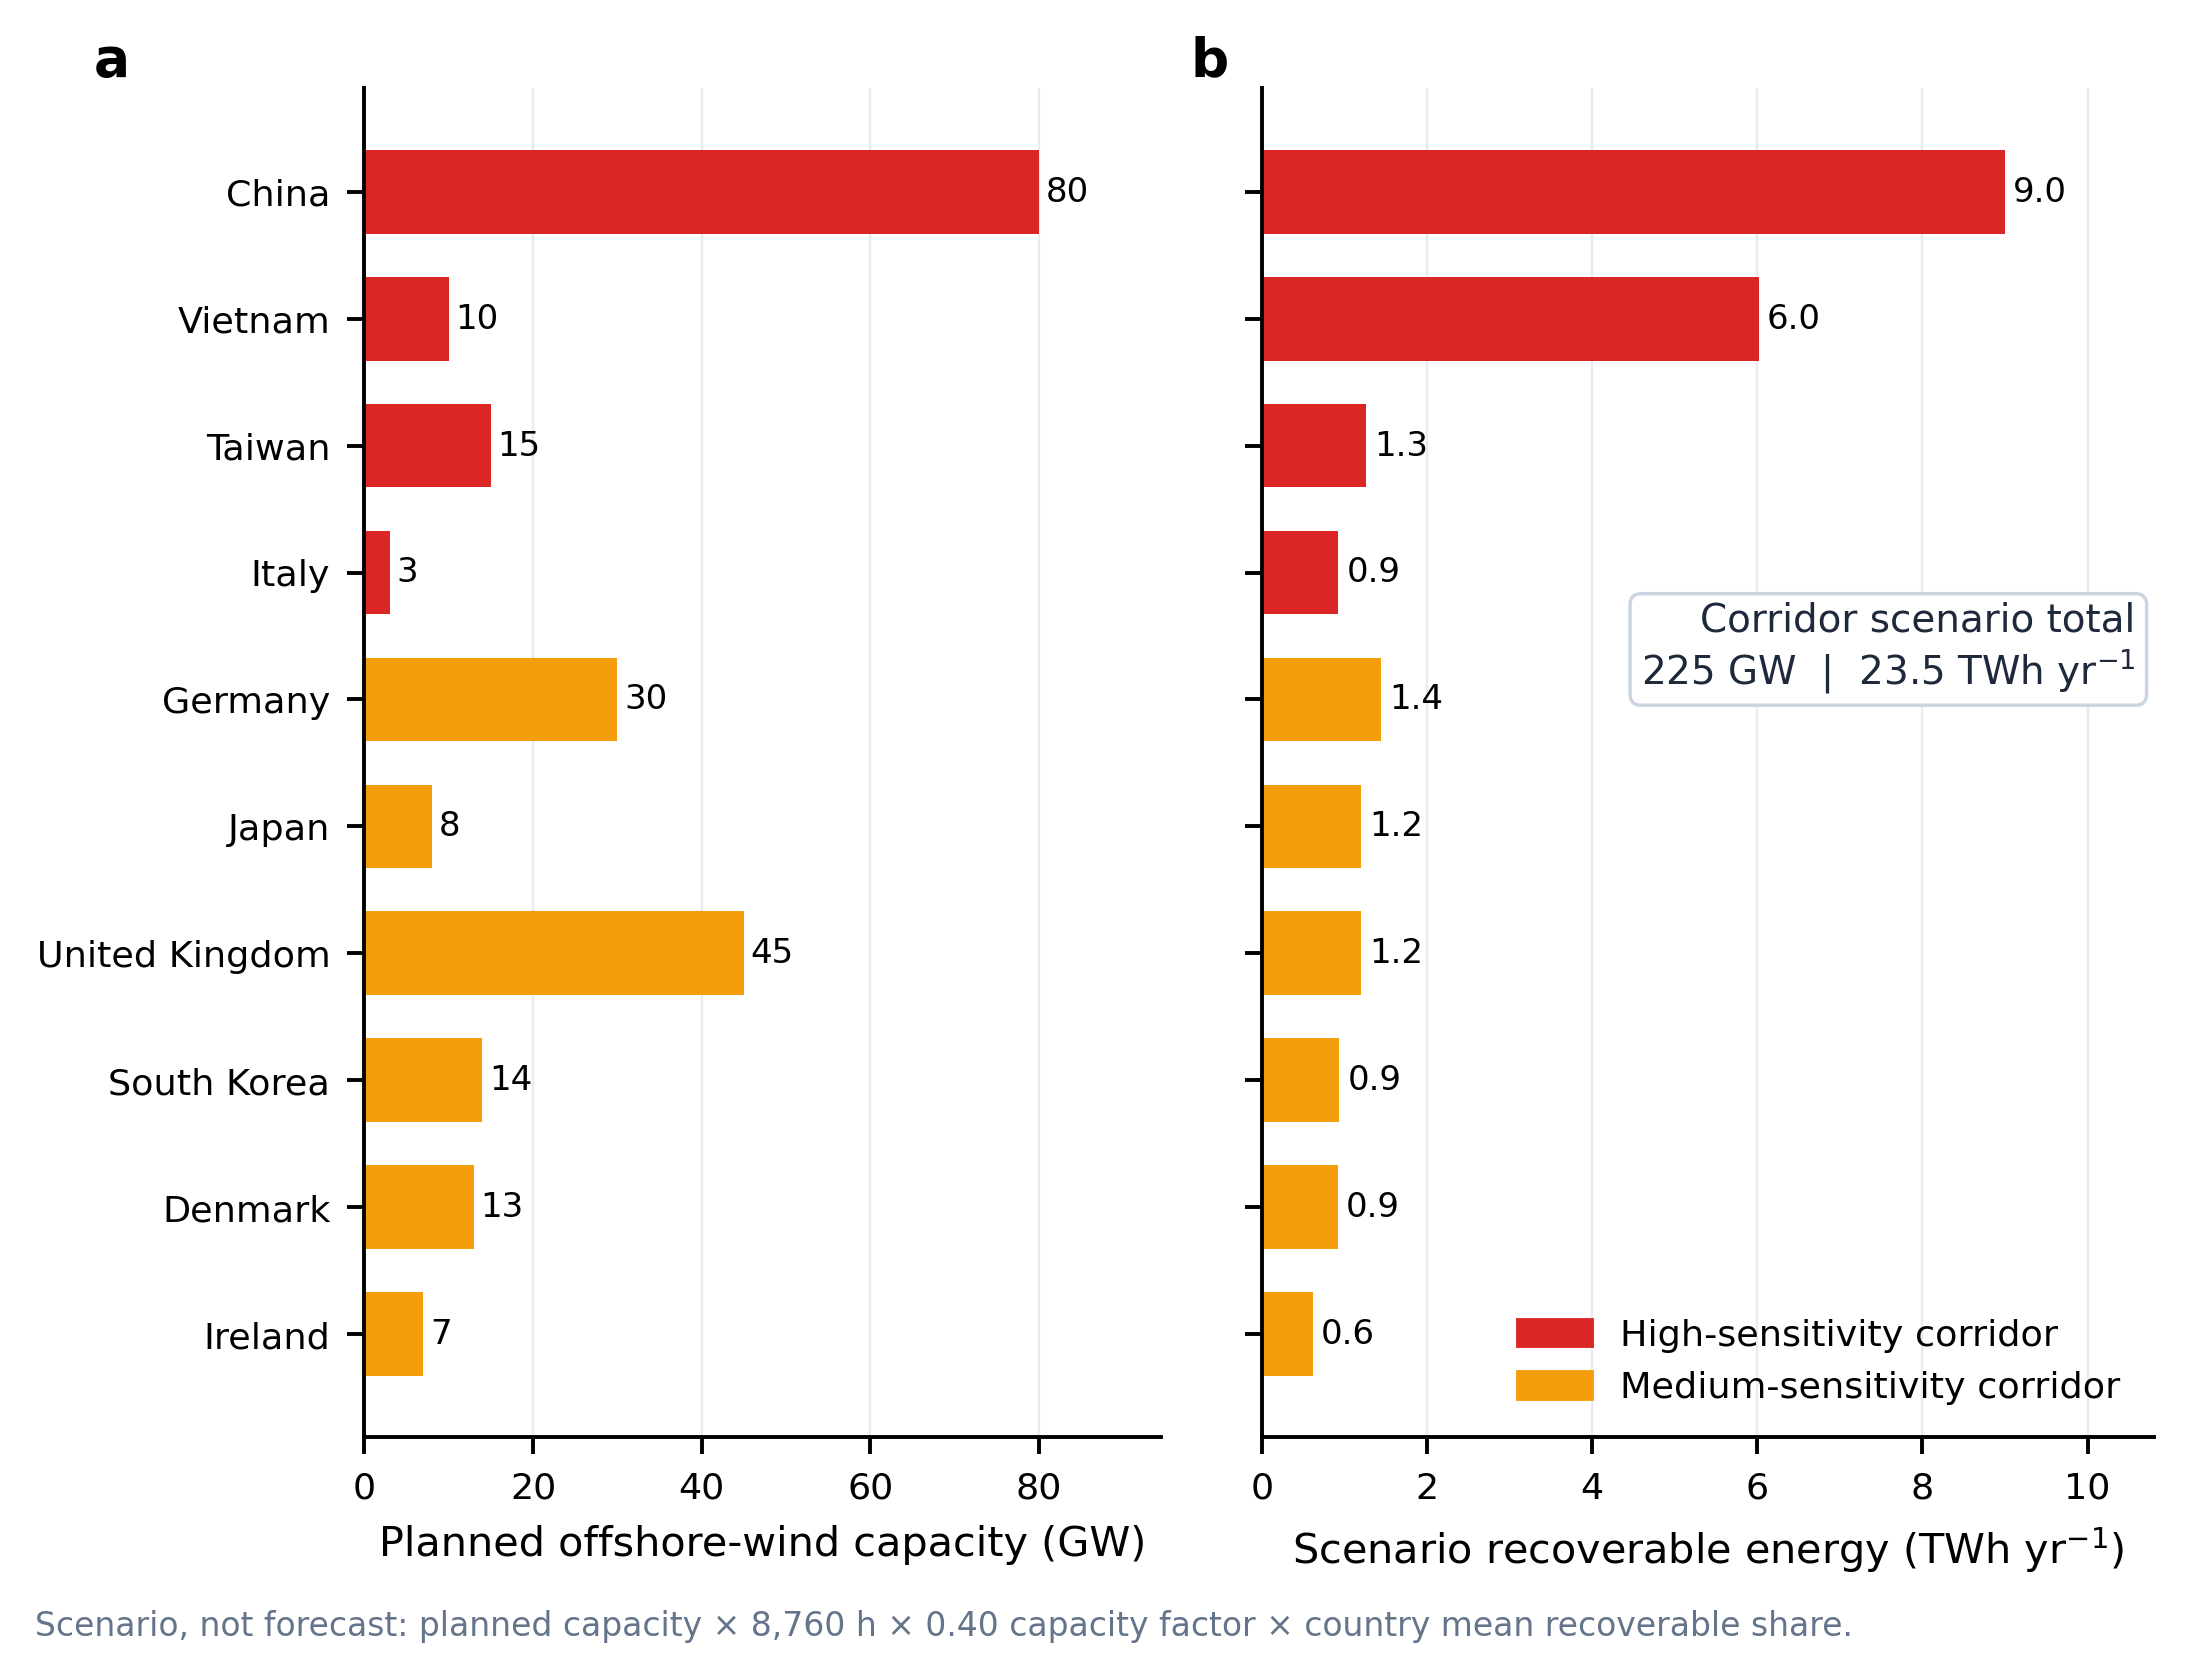

Write the Python code that produced this figure.
"""Figure 5: transparent national-scale scenario arithmetic."""
from __future__ import annotations

from pathlib import Path

import matplotlib.patches as mpatches
import matplotlib.pyplot as plt
import pandas as pd

from nc_style import PAL, apply_style, panel_label, savefig


HERE = Path(__file__).resolve().parent
REPO = HERE.parents[1]
if not (REPO / "补算").exists():
    REPO = REPO / "wind-direction-to-electricity-transition"
DATA = REPO / "补算" / "output" / "task8_global_bet.csv"


def main():
    apply_style()
    df = pd.read_csv(DATA)
    df = df[df["corridor_tier"].isin(["high", "mid"])].copy()
    df["risk_TWh"] = df["est_at_risk_GWh"] / 1000
    df = df.sort_values(["corridor_tier", "risk_TWh"], ascending=[True, False])

    colors = {"high": PAL["highlight"], "mid": PAL["accent"]}
    bar_colors = df["corridor_tier"].map(colors)

    fig, (ax0, ax1) = plt.subplots(
        1,
        2,
        figsize=(7.2, 4.7),
        sharey=True,
        gridspec_kw={"width_ratios": (1.0, 1.12), "wspace": 0.12},
    )
    y = range(len(df))
    ax0.barh(y, df["planned_GW"], color=bar_colors, height=0.66)
    ax1.barh(y, df["risk_TWh"], color=bar_colors, height=0.66)
    ax0.set_yticks(list(y), df["country"])
    ax0.invert_yaxis()

    ax0.set_xlabel("Planned offshore-wind capacity (GW)")
    ax1.set_xlabel("Scenario recoverable energy (TWh yr$^{-1}$)")
    ax0.set_xlim(0, df["planned_GW"].max() * 1.18)
    ax1.set_xlim(0, df["risk_TWh"].max() * 1.20)
    for ax in (ax0, ax1):
        ax.grid(axis="y", visible=False)

    for i, value in enumerate(df["planned_GW"]):
        ax0.text(value + 0.8, i, f"{value:.0f}", va="center", fontsize=7)
    for i, value in enumerate(df["risk_TWh"]):
        ax1.text(value + 0.10, i, f"{value:.1f}", va="center", fontsize=7)

    handles = [
        mpatches.Patch(color=colors["high"], label="High-sensitivity corridor"),
        mpatches.Patch(color=colors["mid"], label="Medium-sensitivity corridor"),
    ]
    ax1.legend(handles=handles, loc="lower right")

    total_gw = df["planned_GW"].sum()
    total_twh = df["risk_TWh"].sum()
    ax1.text(
        0.98,
        0.62,
        f"Corridor scenario total\n{total_gw:.0f} GW  |  {total_twh:.1f} TWh yr$^{{-1}}$",
        transform=ax1.transAxes,
        ha="right",
        va="top",
        fontsize=8,
        color=PAL["ink"],
        bbox={"boxstyle": "round,pad=0.28", "fc": "white", "ec": PAL["light"], "lw": 0.7},
    )

    fig.text(
        0.5,
        0.015,
        "Scenario, not forecast: planned capacity × 8,760 h × 0.40 capacity factor × country mean recoverable share.",
        ha="center",
        va="bottom",
        fontsize=6.8,
        color=PAL["neutral"],
    )
    panel_label(ax0, "a", dx=-0.34, dy=1.04)
    panel_label(ax1, "b", dx=-0.08, dy=1.04)
    fig.subplots_adjust(left=0.27, right=0.98, top=0.96, bottom=0.14)

    savefig(fig, str(HERE / "Fig6_global_bet.png"))
    plt.close(fig)


if __name__ == "__main__":
    main()
